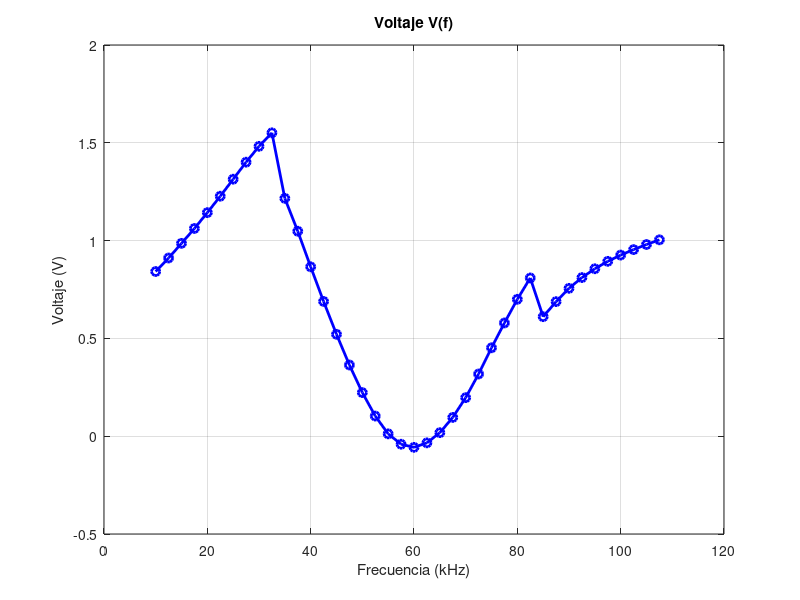

Source code (MATLAB):
clc;
clear;
close all;

% DATOS
f = [10 12.5 15 17.5 20 22.5 25 27.5 30 32.5 ...
    35 37.5 40 42.5 45 47.5 50 52.5 55 57.5 ...
    60 62.5 65 67.5 70 72.5 75 77.5 80 82.5 ...
    85 87.5 90 92.5 95 97.5 100 102.5 105 107.5];

V = [0.842 0.911 0.986 1.062 1.143 1.227 1.314 ...
    1.401 1.482 1.551 1.216 1.048 0.866 0.689 ...
    0.521 0.364 0.223 0.103 0.012 -0.041 -0.057 ...
    -0.034 0.018 0.096 0.197 0.318 0.452 0.579 ...
    0.700 0.809 0.611 0.688 0.756 0.811 0.856 ...
    0.894 0.926 0.954 0.980 1.004];

h = 2.5;

% -------------------------
% DERIVADA CENTRADA ORDEN 2
% -------------------------

dV40 = (0.689 - 1.048)/(2*h);

dV70 = (0.318 - 0.096)/(2*h);

dV100 = (0.954 - 0.894)/(2*h);

% -------------------------
% DERIVADA CENTRADA ORDEN 4
% -------------------------

dV40_4 = (-0.521 + 8*0.689 - 8*1.048 + 1.216)/(12*h);

dV70_4 = (-0.452 + 8*0.318 - 8*0.096 + 0.018)/(12*h);

dV100_4 = (-0.980 + 8*0.954 - 8*0.894 + 0.856)/(12*h);

% -------------------------
% DERIVADA PROGRESIVA
% -------------------------

dV10 = (-3*0.842 + 4*0.911 - 0.986)/(2*h);

% MOSTRAR RESULTADOS

disp('Derivadas orden 2')
disp(dV40)
disp(dV70)
disp(dV100)

disp('Derivadas orden 4')
disp(dV40_4)
disp(dV70_4)
disp(dV100_4)

disp('Derivada progresiva en 10 kHz')
disp(dV10)

% -------------------------
% GRAFICA
% -------------------------

figure

plot(f,V,'bo-','LineWidth',2)

grid on

title('Voltaje V(f)')
xlabel('Frecuencia (kHz)')
ylabel('Voltaje (V)')
